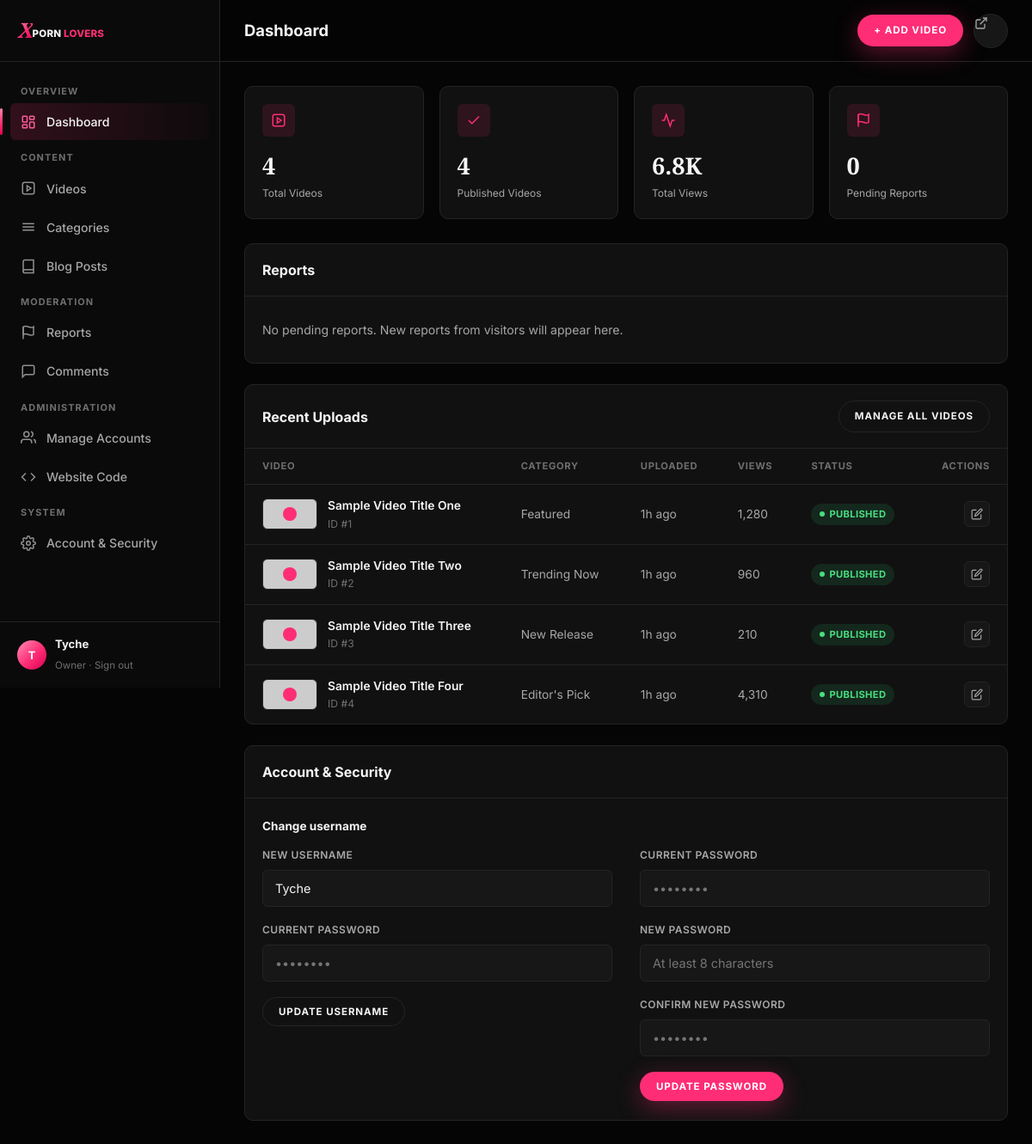
Page /admin/dashboard.php (signed in) on the committed database.
### tables this page shows
CREATE TABLE IF NOT EXISTS videos (
    id             INT UNSIGNED AUTO_INCREMENT PRIMARY KEY,
    title          VARCHAR(255) NOT NULL,
    slug           VARCHAR(255) NOT NULL UNIQUE,
    description    TEXT NULL,
    category_id    INT UNSIGNED NULL,
    video_url      VARCHAR(500) NULL,
    source_type    ENUM('url','upload','embed') NOT NULL DEFAULT 'url',
    embed_url      VARCHAR(500) NULL,
    thumbnail_url  VARCHAR(500) NULL,
    duration       VARCHAR(20) NULL,
    views          INT UNSIGNED NOT NULL DEFAULT 0,
    status         ENUM('published','unpublished','removed') NOT NULL DEFAULT 'published',
    removed_reason VARCHAR(255) NULL,
    created_by     INT UNSIGNED NULL,
    updated_by     INT UNSIGNED NULL,
    created_at     DATETIME NOT NULL DEFAULT CURRENT_TIMESTAMP,
    updated_at     DATETIME NOT NULL DEFAULT CURRENT_TIMESTAMP ON UPDATE CURRENT_TIMESTAMP,
    FOREIGN KEY (category_id) REFERENCES categories(id) ON DELETE SET NULL,
    FOREIGN KEY (created_by) REFERENCES admins(id) ON DELETE SET NULL,
    FOREIGN KEY (updated_by) REFERENCES admins(id) ON DELETE SET NULL,
    INDEX idx_videos_status_created (status, created_at),
    INDEX idx_videos_category (category_id)
);

CREATE TABLE IF NOT EXISTS categories (
    id          INT UNSIGNED AUTO_INCREMENT PRIMARY KEY,
    name        VARCHAR(100) NOT NULL,
    slug        VARCHAR(100) NOT NULL UNIQUE,
    description VARCHAR(500) NULL,
    created_at  DATETIME NOT NULL DEFAULT CURRENT_TIMESTAMP
);

### admin/dashboard.php (the view, shortened to what the rows shown need)
<?php
require_once __DIR__ . '/../includes/db.php';
require_once __DIR__ . '/../includes/helpers.php';
require_once __DIR__ . '/../includes/auth.php';
$admin = require_admin();
$pdo = db();
$canModerate = admin_has_role($admin, 'moderator');
$stats = [
    'total_videos'     => (int) $pdo->query('SELECT COUNT(*) FROM videos')->fetchColumn(),
    'published_videos' => (int) $pdo->query("SELECT COUNT(*) FROM videos WHERE status = 'published'")->fetchColumn(),
    'total_views'      => (int) $pdo->query('SELECT COALESCE(SUM(views), 0) FROM videos')->fetchColumn(),
    'pending_reports'  => $canModerate ? (int) $pdo->query("SELECT COUNT(*) FROM reports WHERE status = 'pending'")->fetchColumn() : 0,
];
$recentVideos = $pdo->query(
    "SELECT v.*, c.name AS category_name
     FROM videos v
     LEFT JOIN categories c ON c.id = v.category_id
     ORDER BY v.created_at DESC
     LIMIT 8"
)->fetchAll();
$statusBadges = [
    'published'   => ['class' => 'badge-published', 'label' => 'Published'],
    'unpublished' => ['class' => 'badge-draft',      'label' => 'Unpublished'],
    'removed'     => ['class' => 'badge-pending',    'label' => 'Removed'],
];
?>
<!doctype html>
<html lang="en">
<head>
<link rel="stylesheet" href="/assets/css/tokens.css">
<link rel="stylesheet" href="/assets/css/main.css">
<link rel="stylesheet" href="/assets/css/admin.css">
</head>
<body class="admin">
<div class="admin-shell">
  <?php $active = 'dashboard'; $pendingReportsCount = $stats['pending_reports']; include __DIR__ . '/../includes/partials/admin_sidebar.php'; ?>
  <div class="admin-main">
    <header class="admin-topbar">
      <div style="display:flex; align-items:center; gap:14px;">
        <h2>Dashboard</h2>
      </div>
    </header>
    <div class="admin-content">
      <div class="panel" id="recent-uploads" style="scroll-margin-top:20px;">
        <div class="table-wrap">
          <table class="data-table">
            <thead>
              <tr>
                <th>Video</th>
                <th>Category</th>
                <th>Uploaded</th>
                <th>Views</th>
                <th>Status</th>
                <th style="text-align:right;">Actions</th>
              </tr>
            </thead>
            <tbody>
              <?php if ($recentVideos): foreach ($recentVideos as $v):
                $badge = $statusBadges[$v['status']] ?? ['class' => 'badge-draft', 'label' => ucfirst($v['status'])];
              ?>
                <tr>
                  <td>
                    <div class="row-media">
                      <div class="row-thumb" <?= $v['thumbnail_url'] ? 'style="background-image:url(\'' . e($v['thumbnail_url']) . '\'); background-size:cover; background-position:center;"' : '' ?>></div>
                      <div class="row-title"><?= e($v['title']) ?><span>ID #<?= (int) $v['id'] ?></span></div>
                    </div>
                  </td>
                  <td><?= e($v['category_name'] ?? 'General') ?></td>
                  <td><?= e(time_ago($v['created_at'])) ?></td>
                  <td><?= number_format((int) $v['views']) ?></td>
                  <td><span class="badge <?= $badge['class'] ?>"><?= $badge['label'] ?></span></td>
                  <td><div class="row-actions">
                    <a href="/admin/videos.php?edit=<?= (int) $v['id'] ?>" aria-label="Edit"><svg viewBox="0 0 24 24" fill="none" stroke="currentColor" stroke-width="2"><path d="M11 4H4a2 2 0 0 0-2 2v14a2 2 0 0 0 2 2h14a2 2 0 0 0 2-2v-7"/><path d="M18.5 2.5a2.12 2.12 0 0 1 3 3L12 15l-4 1 1-4Z"/></svg></a>
                  </div></td>
                </tr>
              <?php endforeach; else: ?>
                <tr><td colspan="6" style="color:var(--text-secondary);">No videos yet.</td></tr>
              <?php endif; ?>
            </tbody>
          </table>
        </div>
      </div>
      <div class="panel" id="account" style="margin-top:24px; scroll-margin-top:20px;">
        <div style="padding:22px 20px; display:grid; grid-template-columns:1fr 1fr; gap:32px;">
          <div>
            <form method="post" action="/admin/actions/account_action.php">
              <div class="field">
                <label for="new_username">New username</label>
                <input id="new_username" name="new_username" type="text" value="<?= e($admin['username']) ?>" required>
              </div>
            </form>
          </div>
        </div>
      </div>
    </div>
  </div>
</div>
</body>
</html>

### includes/partials/admin_sidebar.php (shortened to what the rows shown need)
<?php
$roleLabels = ['creator' => 'Creator', 'moderator' => 'Moderator', 'admin' => 'Admin'];
$roleLabel = ($admin['is_owner'] ?? false) ? 'Owner' : ($roleLabels[$admin['role']] ?? ucfirst($admin['role']));
?>
<aside class="sidebar">
  <div class="sidebar-foot">
    <div class="avatar"><?= e(mb_strtoupper(mb_substr($admin['username'], 0, 1))) ?></div>
    <div class="who">
      <strong><?= e($admin['username']) ?></strong>
      <span><?= e($roleLabel) ?> · <a href="/admin/logout.php" style="color:var(--text-muted);">Sign out</a></span>
    </div>
  </div>
</aside>

### rows in the picture
videos: title "Sample Video Title One", id "1", category.name "Featured", created_at "1h ago", views "1,280", status "PUBLISHED"
videos: title "Sample Video Title Two", id "2", category.name "Trending Now", created_at "1h ago", views "960", status "PUBLISHED"
videos: title "Sample Video Title Three", id "3", category.name "New Release", created_at "1h ago", views "210", status "PUBLISHED"
videos: title "Sample Video Title Four", id "4", category.name "Editor's Pick", created_at "1h ago", views "4,310", status "PUBLISHED"

### other values in the picture
mb_strtoupper(mb_substr($admin['username'], 0, 1)) "T"
$admin['username'] "Tyche"
$roleLabel "Owner"
$stats['total_videos'] "4"
$stats['published_videos'] "4"
format_views($stats['total_views']) "6.8K"
$stats['pending_reports'] "0"
